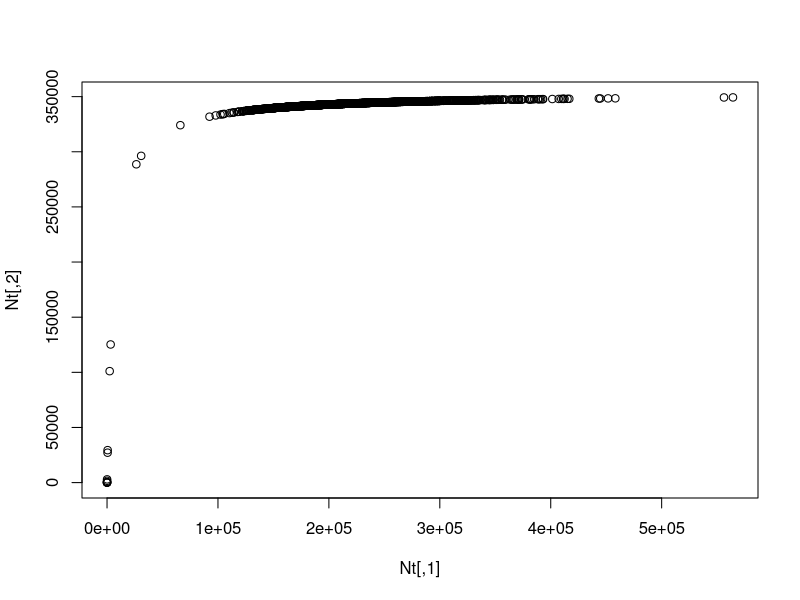
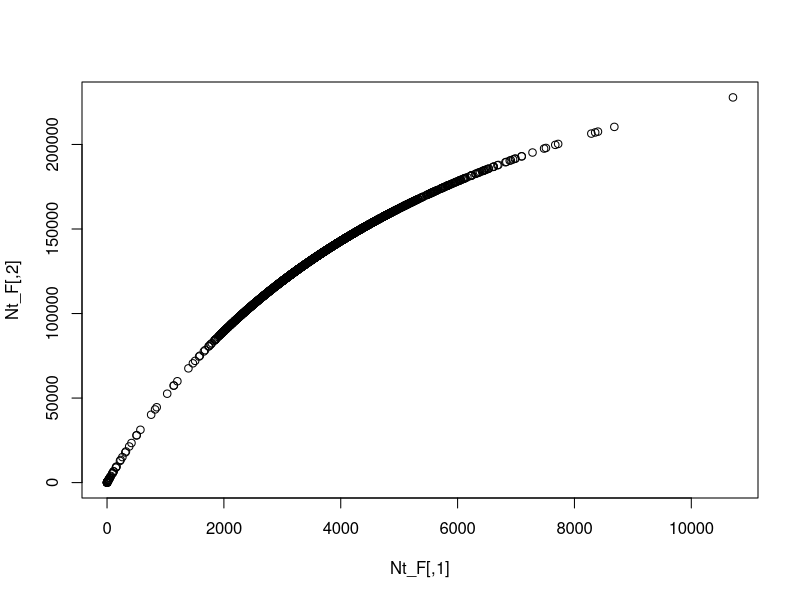

R code for these plots, in order:
## ---- chunk 1
library(ggplot2)
library(tidyr)
## ---- chunk 2
#1a) Parameters, No Fishing
a=60 
b=0.00017 
tf=2000 #Number of time steps
N0=c(100,0,0,0,0) #Initial pop vector, start with 100 recruits
s=0.85 #No fishing 
e=0.1056 #Proportion of early spawners
l=0.1056 #Proportion age class 4 fish that spawn late (age 5)
sx=c(s,s,(s*(1-e)),(s*(l))) #Survival vector
t<-1
ncls = length(N0) #Number of age classes

#1b)  Simulation with random variability in recruitment for No Hatchery, No Fishing
AgeStructMatrix = function(sx,a,b,tf,N0) { 
  sig_r=0.3 #Sigma multiplies variability term
  set.seed(1) #Set the seed so that every simulation uses same random sequence
  Nt = matrix(0,tf,ncls+2) #Initialize vector of population sizes with extra columns for spawners and recruitment before variability
  Nt[1,] = c(0,0,N0) #Put in initial values
	for(t in 1:(tf-1)) {
		Pt= (e*Nt[t,5])+((1-l)*Nt[t,6])+Nt[t,7] #Number spawners
    Nt[t+1,1]=Pt #Put number of spawners into column 1
    Nt[t+1,2]=((a*Pt)/(1+(b*Pt))) #Put number of recruits before variability into column 2
		Nt[t+1,3] = (Nt[t+1,2])*(exp(sig_r*rnorm(1,mean=0, sd=1))) #Recruits after variability in column 3, rnorm to generate random number for 1 point (n=1)
    Nt[t+1,4:(ncls+2)] = sx*Nt[t,3:(ncls+2-1)] #Survivorship of each age class	in columns 4-7
    }
  return(Nt)
	}
   
#Call the function for No Hatchery, No Fishing
Nt=AgeStructMatrix(sx,a,b,tf,N0) 
plot(Nt)
## ---- chunk 3
#2a) New Parameters for No Hatchery, Fishing
a=60 
b=0.00017 
tf=2000
N0=c(100,0,0,0,0) 
s=0.28
e=0.1056 
l=0.1056
sx=c(s,s,(s*(1-e)),(s*(l)))
t<-1

#2b) Simulation with random variability in recruitment for No Hatchery, Fishing 
AgeStructMatrix_F = function(sx,a,b,tf,N0) { 
  set.seed(1)
  sig_r=0.3
  Nt_F= matrix(0,tf,ncls+2) 
  Nt_F[1,] = c(0,0,N0) 
  for(t in 1:(tf-1)) {
    Pt= (e*Nt_F[t,5])+((1-l)*Nt_F[t,6])+Nt_F[t,7] 
    Nt_F[t+1,1] = Pt 
    Nt_F[t+1,2] = (a*Pt)/(1+(b*Pt)) 
    Nt_F[t+1,3] = (Nt_F[t+1,2])*(exp(sig_r*rnorm(1,mean=0, sd=1))) 
    Nt_F[t+1,4:(ncls+2)] = sx*Nt_F[t,3:(ncls+2-1)] 
  }
  return(Nt_F)
}

#sample run
Nt_F=AgeStructMatrix_F(sx,a,b,tf,N0) 
plot(Nt_F)
